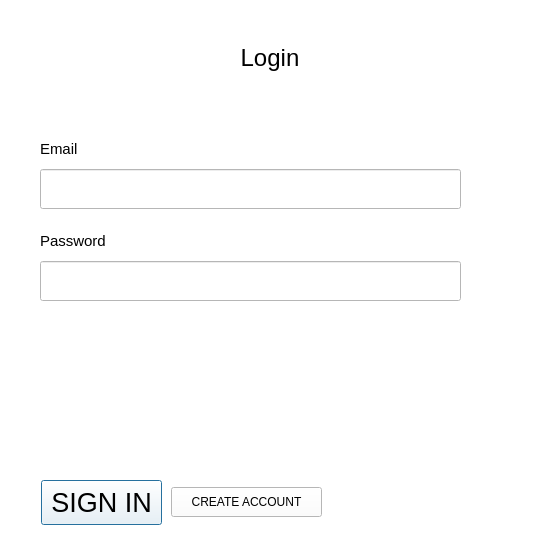
<?xml version="1.0" encoding="UTF-8"?>
<ui version="4.0">
 <class>RegistrDialog</class>
 <widget class="QDialog" name="RegistrDialog">
  <property name="geometry">
   <rect>
    <x>0</x>
    <y>0</y>
    <width>540</width>
    <height>560</height>
   </rect>
  </property>
  <property name="font">
   <font>
    <pointsize>20</pointsize>
   </font>
  </property>
  <property name="windowTitle">
   <string>Dialog</string>
  </property>
  <property name="styleSheet">
   <string notr="true">background-color: rgb(255, 255, 255);</string>
  </property>
  <layout class="QVBoxLayout" name="verticalLayout" stretch="11,2">
   <property name="topMargin">
    <number>0</number>
   </property>
   <item>
    <widget class="QWidget" name="Upper_widget" native="true">
     <property name="sizePolicy">
      <sizepolicy hsizetype="Preferred" vsizetype="Preferred">
       <horstretch>0</horstretch>
       <verstretch>0</verstretch>
      </sizepolicy>
     </property>
     <layout class="QVBoxLayout" name="verticalLayout_3" stretch="1,4,10">
      <property name="topMargin">
       <number>0</number>
      </property>
      <property name="bottomMargin">
       <number>0</number>
      </property>
      <item>
       <spacer name="verticalSpacer_1">
        <property name="orientation">
         <enum>Qt::Orientation::Vertical</enum>
        </property>
        <property name="sizeHint" stdset="0">
         <size>
          <width>20</width>
          <height>40</height>
         </size>
        </property>
       </spacer>
      </item>
      <item>
       <widget class="QLabel" name="titleLabel">
        <property name="maximumSize">
         <size>
          <width>16777215</width>
          <height>40</height>
         </size>
        </property>
        <property name="font">
         <font>
          <pointsize>18</pointsize>
         </font>
        </property>
        <property name="toolTip">
         <string>&lt;html&gt;&lt;head/&gt;&lt;body&gt;&lt;p&gt;&lt;span style=&quot; color:#aa0000;&quot;&gt;fwfew fwfwe fwfw&lt;/span&gt;&lt;/p&gt;&lt;/body&gt;&lt;/html&gt;</string>
        </property>
        <property name="styleSheet">
         <string notr="true">QLabel::toolTip {
	background-color: blue;	
	color: green;
}</string>
        </property>
        <property name="text">
         <string>Login</string>
        </property>
        <property name="alignment">
         <set>Qt::AlignmentFlag::AlignCenter</set>
        </property>
       </widget>
      </item>
      <item>
       <widget class="QStackedWidget" name="stackedWidget">
        <property name="font">
         <font>
          <pointsize>11</pointsize>
         </font>
        </property>
        <property name="currentIndex">
         <number>0</number>
        </property>
        <widget class="QWidget" name="login_page">
         <widget class="QWidget" name="layoutWidget">
          <property name="geometry">
           <rect>
            <x>20</x>
            <y>40</y>
            <width>421</width>
            <height>181</height>
           </rect>
          </property>
          <layout class="QVBoxLayout" name="verticalLayout_2" stretch="3,2,3,2">
           <property name="spacing">
            <number>7</number>
           </property>
           <property name="topMargin">
            <number>0</number>
           </property>
           <item>
            <widget class="QLabel" name="labelEmail_1">
             <property name="minimumSize">
              <size>
               <width>0</width>
               <height>0</height>
              </size>
             </property>
             <property name="maximumSize">
              <size>
               <width>16777215</width>
               <height>30</height>
              </size>
             </property>
             <property name="font">
              <font>
               <pointsize>11</pointsize>
              </font>
             </property>
             <property name="text">
              <string>Email</string>
             </property>
             <property name="alignment">
              <set>Qt::AlignmentFlag::AlignBottom|Qt::AlignmentFlag::AlignLeading|Qt::AlignmentFlag::AlignLeft</set>
             </property>
            </widget>
           </item>
           <item>
            <widget class="QLineEdit" name="lineEditEmail_1">
             <property name="sizePolicy">
              <sizepolicy hsizetype="Preferred" vsizetype="Preferred">
               <horstretch>0</horstretch>
               <verstretch>0</verstretch>
              </sizepolicy>
             </property>
             <property name="minimumSize">
              <size>
               <width>0</width>
               <height>40</height>
              </size>
             </property>
             <property name="maximumSize">
              <size>
               <width>16777215</width>
               <height>40</height>
              </size>
             </property>
             <property name="cursor">
              <cursorShape>IBeamCursor</cursorShape>
             </property>
             <property name="styleSheet">
              <string notr="true"/>
             </property>
             <property name="maxLength">
              <number>30</number>
             </property>
            </widget>
           </item>
           <item>
            <widget class="QLabel" name="labelPassword_1">
             <property name="minimumSize">
              <size>
               <width>0</width>
               <height>0</height>
              </size>
             </property>
             <property name="maximumSize">
              <size>
               <width>16777215</width>
               <height>30</height>
              </size>
             </property>
             <property name="font">
              <font>
               <pointsize>11</pointsize>
              </font>
             </property>
             <property name="text">
              <string>Password</string>
             </property>
             <property name="alignment">
              <set>Qt::AlignmentFlag::AlignBottom|Qt::AlignmentFlag::AlignLeading|Qt::AlignmentFlag::AlignLeft</set>
             </property>
            </widget>
           </item>
           <item>
            <widget class="QLineEdit" name="lineEditPassword_1">
             <property name="sizePolicy">
              <sizepolicy hsizetype="Preferred" vsizetype="Preferred">
               <horstretch>0</horstretch>
               <verstretch>0</verstretch>
              </sizepolicy>
             </property>
             <property name="minimumSize">
              <size>
               <width>0</width>
               <height>40</height>
              </size>
             </property>
             <property name="maximumSize">
              <size>
               <width>16777215</width>
               <height>40</height>
              </size>
             </property>
             <property name="styleSheet">
              <string notr="true"/>
             </property>
             <property name="maxLength">
              <number>30</number>
             </property>
            </widget>
           </item>
          </layout>
         </widget>
         <widget class="QLabel" name="incorrectData">
          <property name="geometry">
           <rect>
            <x>240</x>
            <y>226</y>
            <width>201</width>
            <height>21</height>
           </rect>
          </property>
          <property name="font">
           <font>
            <pointsize>11</pointsize>
           </font>
          </property>
          <property name="text">
           <string/>
          </property>
          <property name="alignment">
           <set>Qt::AlignmentFlag::AlignRight|Qt::AlignmentFlag::AlignTrailing|Qt::AlignmentFlag::AlignVCenter</set>
          </property>
         </widget>
         <zorder>incorrectData</zorder>
         <zorder>layoutWidget</zorder>
        </widget>
        <widget class="QWidget" name="create_page">
         <property name="styleSheet">
          <string notr="true"/>
         </property>
         <widget class="QWidget" name="layoutWidget">
          <property name="geometry">
           <rect>
            <x>10</x>
            <y>0</y>
            <width>441</width>
            <height>291</height>
           </rect>
          </property>
          <layout class="QGridLayout" name="gridLayout" columnstretch="1,2,1,2">
           <property name="horizontalSpacing">
            <number>15</number>
           </property>
           <property name="verticalSpacing">
            <number>7</number>
           </property>
           <item row="1" column="0" colspan="2">
            <widget class="QLineEdit" name="lineEditName">
             <property name="minimumSize">
              <size>
               <width>204</width>
               <height>32</height>
              </size>
             </property>
             <property name="maximumSize">
              <size>
               <width>204</width>
               <height>16777215</height>
              </size>
             </property>
             <property name="inputMethodHints">
              <set>Qt::InputMethodHint::ImhNone</set>
             </property>
             <property name="inputMask">
              <string/>
             </property>
             <property name="maxLength">
              <number>20</number>
             </property>
             <property name="placeholderText">
              <string/>
             </property>
            </widget>
           </item>
           <item row="1" column="2" colspan="2">
            <widget class="QLineEdit" name="lineEditSurname">
             <property name="minimumSize">
              <size>
               <width>200</width>
               <height>32</height>
              </size>
             </property>
             <property name="maximumSize">
              <size>
               <width>16777215</width>
               <height>16777215</height>
              </size>
             </property>
             <property name="maxLength">
              <number>20</number>
             </property>
            </widget>
           </item>
           <item row="3" column="0" colspan="4">
            <widget class="QLineEdit" name="lineEditEmail_2">
             <property name="minimumSize">
              <size>
               <width>0</width>
               <height>32</height>
              </size>
             </property>
             <property name="maximumSize">
              <size>
               <width>500</width>
               <height>16777215</height>
              </size>
             </property>
             <property name="maxLength">
              <number>40</number>
             </property>
            </widget>
           </item>
           <item row="7" column="0" colspan="4">
            <widget class="QLineEdit" name="lineEditPassword_2">
             <property name="minimumSize">
              <size>
               <width>0</width>
               <height>32</height>
              </size>
             </property>
             <property name="maximumSize">
              <size>
               <width>500</width>
               <height>16777215</height>
              </size>
             </property>
             <property name="maxLength">
              <number>30</number>
             </property>
            </widget>
           </item>
           <item row="5" column="0" colspan="4">
            <widget class="QLineEdit" name="lineEditNumber">
             <property name="minimumSize">
              <size>
               <width>0</width>
               <height>32</height>
              </size>
             </property>
             <property name="maximumSize">
              <size>
               <width>500</width>
               <height>16777215</height>
              </size>
             </property>
             <property name="maxLength">
              <number>20</number>
             </property>
             <property name="placeholderText">
              <string/>
             </property>
            </widget>
           </item>
           <item row="0" column="0" colspan="2">
            <widget class="QLabel" name="labelName">
             <property name="minimumSize">
              <size>
               <width>0</width>
               <height>28</height>
              </size>
             </property>
             <property name="font">
              <font>
               <pointsize>11</pointsize>
              </font>
             </property>
             <property name="text">
              <string>Name</string>
             </property>
             <property name="alignment">
              <set>Qt::AlignmentFlag::AlignBottom|Qt::AlignmentFlag::AlignLeading|Qt::AlignmentFlag::AlignLeft</set>
             </property>
            </widget>
           </item>
           <item row="0" column="2" colspan="2">
            <widget class="QLabel" name="labelSurname">
             <property name="minimumSize">
              <size>
               <width>0</width>
               <height>28</height>
              </size>
             </property>
             <property name="font">
              <font>
               <pointsize>11</pointsize>
              </font>
             </property>
             <property name="text">
              <string>Surname</string>
             </property>
             <property name="alignment">
              <set>Qt::AlignmentFlag::AlignBottom|Qt::AlignmentFlag::AlignLeading|Qt::AlignmentFlag::AlignLeft</set>
             </property>
            </widget>
           </item>
           <item row="4" column="0" colspan="4">
            <widget class="QLabel" name="labelPhone">
             <property name="minimumSize">
              <size>
               <width>0</width>
               <height>28</height>
              </size>
             </property>
             <property name="font">
              <font>
               <pointsize>11</pointsize>
              </font>
             </property>
             <property name="text">
              <string>Phone number</string>
             </property>
             <property name="alignment">
              <set>Qt::AlignmentFlag::AlignBottom|Qt::AlignmentFlag::AlignLeading|Qt::AlignmentFlag::AlignLeft</set>
             </property>
            </widget>
           </item>
           <item row="6" column="3">
            <widget class="QLabel" name="incorrectPassword">
             <property name="font">
              <font>
               <pointsize>11</pointsize>
              </font>
             </property>
             <property name="text">
              <string/>
             </property>
             <property name="alignment">
              <set>Qt::AlignmentFlag::AlignBottom|Qt::AlignmentFlag::AlignRight|Qt::AlignmentFlag::AlignTrailing</set>
             </property>
            </widget>
           </item>
           <item row="6" column="0" colspan="3">
            <widget class="QLabel" name="labelPassword_2">
             <property name="minimumSize">
              <size>
               <width>100</width>
               <height>28</height>
              </size>
             </property>
             <property name="font">
              <font>
               <pointsize>11</pointsize>
              </font>
             </property>
             <property name="text">
              <string>Password</string>
             </property>
             <property name="alignment">
              <set>Qt::AlignmentFlag::AlignBottom|Qt::AlignmentFlag::AlignLeading|Qt::AlignmentFlag::AlignLeft</set>
             </property>
            </widget>
           </item>
           <item row="2" column="0" colspan="3">
            <widget class="QLabel" name="labelEmail_2">
             <property name="minimumSize">
              <size>
               <width>0</width>
               <height>28</height>
              </size>
             </property>
             <property name="font">
              <font>
               <pointsize>11</pointsize>
              </font>
             </property>
             <property name="text">
              <string>Email</string>
             </property>
             <property name="alignment">
              <set>Qt::AlignmentFlag::AlignBottom|Qt::AlignmentFlag::AlignLeading|Qt::AlignmentFlag::AlignLeft</set>
             </property>
            </widget>
           </item>
           <item row="2" column="3">
            <widget class="QLabel" name="incorrectEmail">
             <property name="font">
              <font>
               <pointsize>11</pointsize>
              </font>
             </property>
             <property name="text">
              <string/>
             </property>
             <property name="alignment">
              <set>Qt::AlignmentFlag::AlignBottom|Qt::AlignmentFlag::AlignLeading|Qt::AlignmentFlag::AlignLeft</set>
             </property>
            </widget>
           </item>
          </layout>
         </widget>
         <widget class="QLabel" name="exclamationMark">
          <property name="geometry">
           <rect>
            <x>425</x>
            <y>294</y>
            <width>28</width>
            <height>28</height>
           </rect>
          </property>
          <property name="toolTip">
           <string>&lt;html&gt;&lt;head/&gt;&lt;body&gt;&lt;p&gt;&lt;span style=&quot; font-size:10pt;&quot;&gt;Password must contest:&lt;/span&gt;&lt;/p&gt;&lt;p&gt;&lt;span style=&quot; font-size:10pt;&quot;&gt;Not less than 8 characters;&lt;/span&gt;&lt;/p&gt;&lt;p&gt;&lt;span style=&quot; font-size:10pt;&quot;&gt;A lowercase and uppercase letter;&lt;/span&gt;&lt;/p&gt;&lt;p&gt;&lt;span style=&quot; font-size:10pt;&quot;&gt;At least one digit;&lt;/span&gt;&lt;/p&gt;&lt;p&gt;&lt;span style=&quot; font-size:10pt;&quot;&gt;Spesial symbol (!, @, #, $ ,%, ^, &amp;amp;, *, -, _,);&lt;/span&gt;&lt;/p&gt;&lt;p&gt;&lt;span style=&quot; font-size:10pt;&quot;&gt;Not more than 30 characters;&lt;/span&gt;&lt;/p&gt;&lt;/body&gt;&lt;/html&gt;</string>
          </property>
          <property name="styleSheet">
           <string notr="true">QToolTip {
    background-color:  #212121;
    color: #D3D3D3;
    border: 1px solid#212121;
}</string>
          </property>
          <property name="text">
           <string/>
          </property>
          <property name="pixmap">
           <pixmap>../../../Downloads/exclamationmark_white.png</pixmap>
          </property>
          <property name="scaledContents">
           <bool>true</bool>
          </property>
         </widget>
        </widget>
       </widget>
      </item>
     </layout>
    </widget>
   </item>
   <item>
    <widget class="QWidget" name="lower_widget" native="true">
     <property name="sizePolicy">
      <sizepolicy hsizetype="Preferred" vsizetype="Preferred">
       <horstretch>0</horstretch>
       <verstretch>0</verstretch>
      </sizepolicy>
     </property>
     <widget class="QPushButton" name="acceptButton">
      <property name="geometry">
       <rect>
        <x>30</x>
        <y>15</y>
        <width>121</width>
        <height>45</height>
       </rect>
      </property>
      <property name="styleSheet">
       <string notr="true"/>
      </property>
      <property name="text">
       <string>SIGN IN</string>
      </property>
     </widget>
     <widget class="QPushButton" name="changeButton">
      <property name="geometry">
       <rect>
        <x>160</x>
        <y>22</y>
        <width>151</width>
        <height>30</height>
       </rect>
      </property>
      <property name="font">
       <font>
        <pointsize>9</pointsize>
       </font>
      </property>
      <property name="styleSheet">
       <string notr="true"/>
      </property>
      <property name="text">
       <string>CREATE ACCOUNT</string>
      </property>
     </widget>
    </widget>
   </item>
  </layout>
 </widget>
 <resources/>
 <connections/>
</ui>
